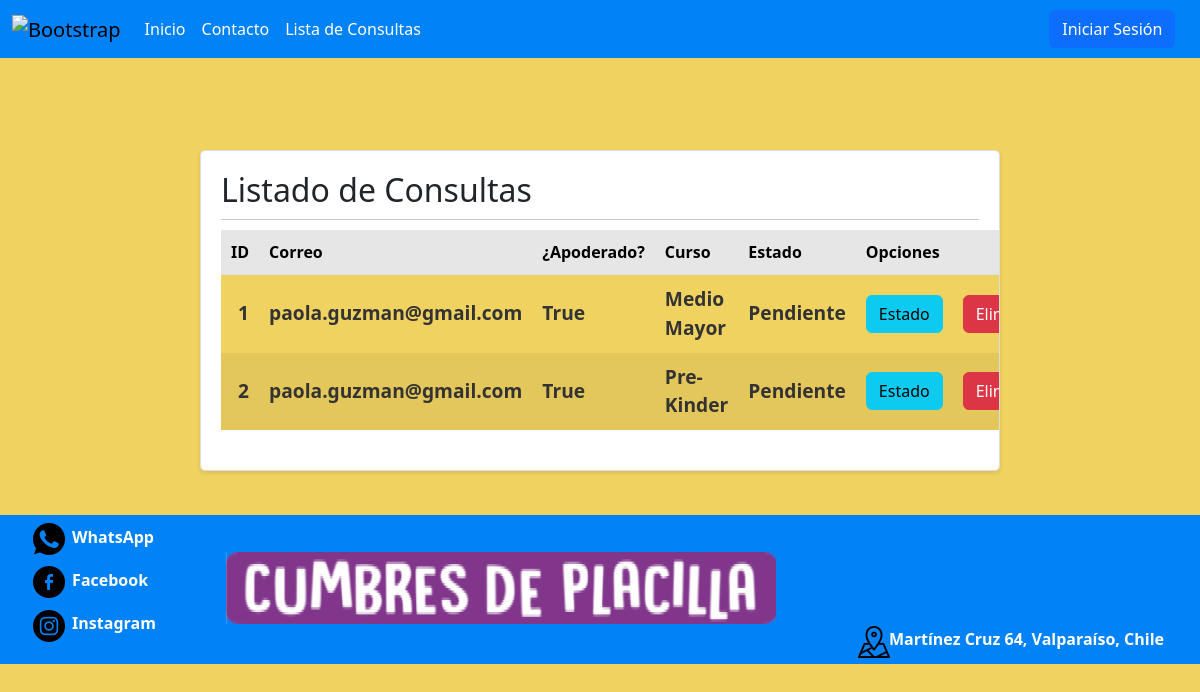
Before: /SitioWeb/listarConsulta with the older database file.
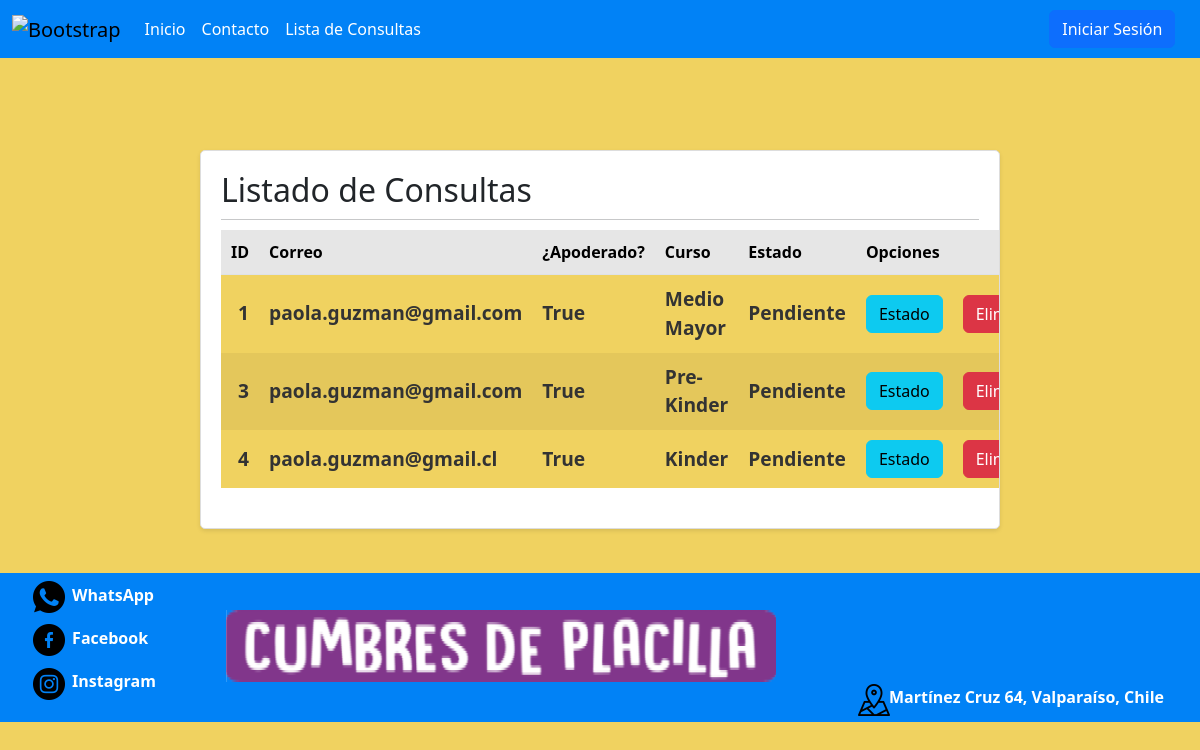
After: the same page with the newer database file.
### SitioWeb/models.py (models this page shows, shortened)
class Consulta(models.Model):
    id_consulta = models.AutoField(db_column='idConsulta', primary_key=True)
    nombre_c = models.CharField(max_length = 20)
    apellido_c = models.CharField(max_length = 20)
    numero_c = models.IntegerField()
    correo_c = models.EmailField(max_length = 254)
    apoderado_c = models.BooleanField(default=False)
    curso = models.ForeignKey(Curso, on_delete=models.PROTECT,default="")
    consulta_c = models.TextField()
    estado_c = models.BooleanField(default=False)
    class Meta:
        db_table = 'SitioWeb_consulta'

class Curso(models.Model):
    nombreCurso = models.CharField(max_length=30)
    def __str__(self):
        return self.nombreCurso

### SitioWeb/views.py (the view)
# urls.py: path('listarConsulta', listarConsulta, name='listarConsulta'),
def listarConsulta(request):
    listarConsulta = Consulta.objects.all()
    return render(request, 'paginas/listarConsulta.html', {'Consulta': listarConsulta})

### SitioWeb/templates/paginas/listarConsulta.html (shortened to what this page needs)
{% load static %}
<!DOCTYPE html>
<html lang="en">
<head>
 <link href="https://cdn.jsdelivr.net/npm/bootstrap@5.3.3/dist/css/bootstrap.min.css" rel="stylesheet">
 <link type='text/css' href="{%static "css/style.css"%}" rel="stylesheet" />
</head>
<body>
  <nav class="navbar navbar-expand-lg navbar-custom">
    <div class="container-fluid nav-bar-custom">
      <a class="navbar-brand" href=""><img src='{%static "Imagenes/Logo.png"%}' alt="Bootstrap" width="90" height="72"></a>
      <div class="collapse navbar-collapse" id="navbarNavDropdown">
        <ul class="navbar-nav">
          <li class="nav-item">
            <a class="nav-link nav-item-custom" aria-current="page" href="{%url 'index'%}">Inicio</a>
          </li>
          <li class="nav-item">
            <a class="nav-link nav-item-custom" aria-current="page" href="{%url 'Contacto'%}">Contacto</a>
          </li>
          <li class="nav-item">
            <a class="nav-link nav-item-custom" aria-current="page" href="{%url 'listarConsulta'%}">Lista de Consultas</a>
          </li>
        </ul>
        <div class="right-item">
          <button type="button" class="btn btn-primary" data-bs-toggle="modal" data-bs-target="#exampleModal">Iniciar Sesión</button>
      </div>
      </div>
    </div>
  </nav>
    <br><br><br>
  <main>
        <div class="card" id="listarProf">
            <div class="card-body">
                <h2>Listado de Consultas</h2>
                <hr>
                <table class="table table-striped table-hover">
                    <tr>
                        <th>ID</th>
                        <th>Correo</th>
                        <th>¿Apoderado?</th>
                        <th>Curso</th>
                        <th>Estado</th>
                        <th colspan="2">Opciones</th>
                    </tr>
                    {% for c in Consulta %}
                    <tr>
                        <td>{{ c.id_consulta }}</td>
                        <td>{{ c.correo_c }}</td>
                        <td>{{ c.apoderado_c }}</td>
                        <td>{{ c.curso }}</td>
                        <td>
                          {% if c.estado_c == True %}
                              Resuelta
                          {% else %}
                              Pendiente
                          {% endif %}
                        </td>
                        <td><a href="estadoConsulta/{{c.id_consulta}}" class="btn btn-info">Estado</a></td>
                        <td><a href="eliminarConsulta/{{c.id_consulta}}" class="btn btn-danger">Eliminar</a></td>
                    </tr>
                    {% endfor %}
                </table>
            </div>
        </div>
  </main>
  <br>
  <footer>
    <div class="FooterIzquierda">
      <ul>
        <li class="ListaFooter d-flex align-items-center">
          <a href="https://api.whatsapp.com/send/?phone=56966967653&text=Hola%21+necesito+informaci%C3%B3n+sobre+este+Colegio&type=phone_number&app_absent=0" target="_blank" rel="noopener noreferrer">
            <img src='{%static "Imagenes/whatsapp.png"%}' class="IconFooter mr-2">
          </a>
          <a  href="https://api.whatsapp.com/send/?phone=56966967653&text=Hola%21+necesito+informaci%C3%B3n+sobre+este+Colegio&type=phone_number&app_absent=0"  target="_blank" rel="noopener noreferrer" class="TxtIcono">WhatsApp</a>
        </li>
        <li class="ListaFooter d-flex align-items-center">
          <a href="https://www.facebook.com/escueladelenguajecumbresdeplacillavalparaiso/"  target="_blank" rel="noopener noreferrer" class="IconoFooter">
            <img src='{%static "Imagenes/facebook.png"%}' class="IconFooter mr-2">
          </a>
          <a  href="https://www.facebook.com/escueladelenguajecumbresdeplacillavalparaiso/"  target="_blank" rel="noopener noreferrer" class="TxtIcono">Facebook</a>
        </li>
        <li class="ListaFooter d-flex align-items-center">
          <a href="https://www.instagram.com/cumbresdeplacillavalparaiso/"  target="_blank" rel="noopener noreferrer">
            <img src='{%static "Imagenes/instagram.png"%}' alt="Instagram" class="IconFooter mr-2">
          </a>
          <a  href="https://www.instagram.com/cumbresdeplacillavalparaiso/"  target="_blank" rel="noopener noreferrer" class="TxtIcono">Instagram</a>
        </li>
      </ul>
    </div>
        <div ID="FooterCentro">
          <img src='{%static "Imagenes/letras-del-logo-logo.png"%}'>
        </div>
        <div ID="FooterDerecha" class="d-flex align-items-center">
          <a href="https://maps.app.goo.gl/qd44qkzyeYCdrR2x8" target="_blank" rel="noopener noreferrer">
            <img src='{%static "Imagenes/GoogleMaps.png"%}' alt="GoogleMaps" class="IconFooter mr-2">
          </a>
          <a href="https://maps.app.goo.gl/qd44qkzyeYCdrR2x8" target="_blank" rel="noopener noreferrer" ID="TxtIconoD">Martínez Cruz 64, Valparaíso, Chile</a>
        </div>
    </footer>
</body>
</html>

### ProyectoCumbres/static/CSS/style.css (style rules this page uses)
body { background-color: #f0d260;display: flex; flex-direction: column; min-height: 100vh; }
.navbar-custom { background-color: #0182f6; }
.nav-item-custom { color: white; }
.nav-bar-custom { background-color: #0182f6; }
.IconFooter { width: 32px; height: 32px; margin-top: 25%; margin-left: 2%; margin-right: 2%; align-self: center; margin-bottom: 10%; }
footer { width: 100%; display: flex; justify-content: space-between; padding-bottom: .3%; color: #333333; font-weight: bold; background-color: #0182f6; }
.right-item { margin-left: auto; margin-right: 1.2%; }
.FooterIzquierda { align-self: flex-start; }
#FooterDerecha { align-self: flex-end; margin-left: .2%; margin-right: 3%; text-align: left; }
#FooterCentro { align-self: center; margin-left: .2%; margin-right: .2%; }
ul { list-style: none; }
.TxtIcono { margin-left: 7%; color: white; text-decoration: none; }
#TxtIconoD { color: white; text-decoration: none; }
.table td { vertical-align: middle; text-align: center; background-color: #f0d260; border-bottom: #f0d260; color: #333333; font-weight: bold; font-size: larger; }
.table td:first-child { text-align: right; }
.card { border: 1px solid #ddd; border-radius: 5px; box-shadow: 0 2px 4px rgba(0, 0, 0, 0.1); margin: 20px auto; max-width: 800px; overflow: hidden; }
.card-body { padding: 20px; }
.card-body h2 { margin-top: 0; margin-bottom: 10px; }
.card-body hr { margin: 10px 0; }
.table { width: 100%; margin-bottom: 20px; border-collapse: collapse; }
.table th, .table td { padding: 10px; text-align: left; }
.table th { background-color: #f2f2f2; }
.table-striped tbody tr:nth-of-type(odd) { background-color: #f9f9f9; }

Changed rows visible on the page:
removed Consulta: id_consulta "2", correo_c "paola.guzman@gmail.com", apoderado_c "True", curso "Pre-Kinder", estado_c "Pendiente"
added Consulta: id_consulta "3", correo_c "paola.guzman@gmail.com", apoderado_c "True", curso "Pre-Kinder", estado_c "Pendiente"
added Consulta: id_consulta "4", correo_c "paola.guzman@gmail.cl", apoderado_c "True", curso "Kinder", estado_c "Pendiente"
